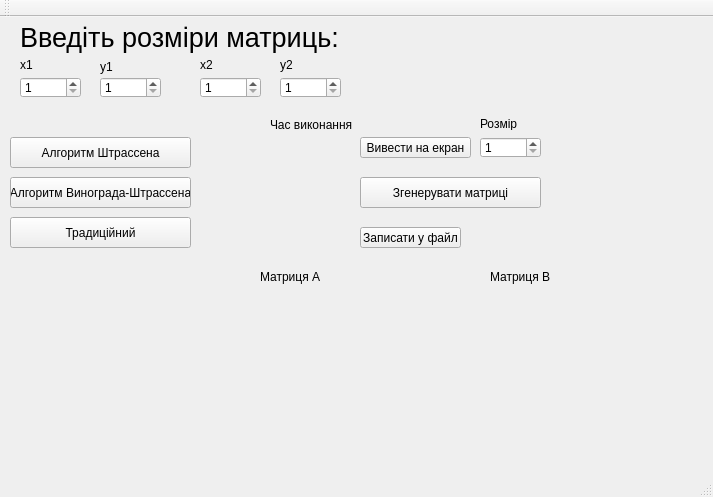
<?xml version="1.0" encoding="UTF-8"?>
<ui version="4.0">
 <class>MainWindow</class>
 <widget class="QMainWindow" name="MainWindow">
  <property name="geometry">
   <rect>
    <x>0</x>
    <y>0</y>
    <width>713</width>
    <height>497</height>
   </rect>
  </property>
  <property name="windowTitle">
   <string>MainWindow</string>
  </property>
  <property name="autoFillBackground">
   <bool>false</bool>
  </property>
  <widget class="QWidget" name="centralWidget">
   <widget class="QLabel" name="label">
    <property name="geometry">
     <rect>
      <x>20</x>
      <y>0</y>
      <width>331</width>
      <height>41</height>
     </rect>
    </property>
    <property name="font">
     <font>
      <pointsize>20</pointsize>
     </font>
    </property>
    <property name="text">
     <string>Введіть розміри матриць:</string>
    </property>
   </widget>
   <widget class="QLabel" name="label_2">
    <property name="geometry">
     <rect>
      <x>20</x>
      <y>40</y>
      <width>21</width>
      <height>16</height>
     </rect>
    </property>
    <property name="text">
     <string>x1</string>
    </property>
   </widget>
   <widget class="QLabel" name="label_3">
    <property name="geometry">
     <rect>
      <x>100</x>
      <y>40</y>
      <width>21</width>
      <height>20</height>
     </rect>
    </property>
    <property name="text">
     <string>y1</string>
    </property>
   </widget>
   <widget class="QLabel" name="label_4">
    <property name="geometry">
     <rect>
      <x>200</x>
      <y>40</y>
      <width>21</width>
      <height>16</height>
     </rect>
    </property>
    <property name="text">
     <string>x2</string>
    </property>
   </widget>
   <widget class="QLabel" name="label_5">
    <property name="geometry">
     <rect>
      <x>280</x>
      <y>40</y>
      <width>21</width>
      <height>16</height>
     </rect>
    </property>
    <property name="text">
     <string>y2</string>
    </property>
   </widget>
   <widget class="QPushButton" name="Vinogr_Shtrass_Meth">
    <property name="geometry">
     <rect>
      <x>10</x>
      <y>160</y>
      <width>181</width>
      <height>31</height>
     </rect>
    </property>
    <property name="text">
     <string>Алгоритм Винограда-Штрассена</string>
    </property>
   </widget>
   <widget class="QPushButton" name="Shtrass_Meth">
    <property name="geometry">
     <rect>
      <x>10</x>
      <y>120</y>
      <width>181</width>
      <height>31</height>
     </rect>
    </property>
    <property name="text">
     <string>Алгоритм Штрассена</string>
    </property>
   </widget>
   <widget class="QPushButton" name="Tradicional_Meth">
    <property name="geometry">
     <rect>
      <x>10</x>
      <y>200</y>
      <width>181</width>
      <height>31</height>
     </rect>
    </property>
    <property name="text">
     <string>Традиційний</string>
    </property>
   </widget>
   <widget class="QPushButton" name="Generate">
    <property name="geometry">
     <rect>
      <x>360</x>
      <y>160</y>
      <width>181</width>
      <height>31</height>
     </rect>
    </property>
    <property name="text">
     <string>Згенерувати матриці</string>
    </property>
   </widget>
   <widget class="QLabel" name="isGenerated">
    <property name="geometry">
     <rect>
      <x>550</x>
      <y>170</y>
      <width>47</width>
      <height>13</height>
     </rect>
    </property>
    <property name="text">
     <string/>
    </property>
   </widget>
   <widget class="QLabel" name="isShtr">
    <property name="geometry">
     <rect>
      <x>200</x>
      <y>130</y>
      <width>47</width>
      <height>13</height>
     </rect>
    </property>
    <property name="text">
     <string/>
    </property>
   </widget>
   <widget class="QLabel" name="isVinShtras">
    <property name="geometry">
     <rect>
      <x>200</x>
      <y>170</y>
      <width>47</width>
      <height>13</height>
     </rect>
    </property>
    <property name="text">
     <string/>
    </property>
   </widget>
   <widget class="QLabel" name="isTradicional">
    <property name="geometry">
     <rect>
      <x>200</x>
      <y>210</y>
      <width>47</width>
      <height>13</height>
     </rect>
    </property>
    <property name="text">
     <string/>
    </property>
   </widget>
   <widget class="QPushButton" name="outputBtn">
    <property name="geometry">
     <rect>
      <x>360</x>
      <y>120</y>
      <width>111</width>
      <height>21</height>
     </rect>
    </property>
    <property name="text">
     <string>Вивести на екран</string>
    </property>
   </widget>
   <widget class="QLabel" name="label_6">
    <property name="geometry">
     <rect>
      <x>480</x>
      <y>100</y>
      <width>47</width>
      <height>13</height>
     </rect>
    </property>
    <property name="text">
     <string>Розмір</string>
    </property>
   </widget>
   <widget class="QLabel" name="MethodType">
    <property name="geometry">
     <rect>
      <x>10</x>
      <y>250</y>
      <width>181</width>
      <height>16</height>
     </rect>
    </property>
    <property name="text">
     <string/>
    </property>
   </widget>
   <widget class="QLabel" name="outputMatrix">
    <property name="geometry">
     <rect>
      <x>10</x>
      <y>280</y>
      <width>221</width>
      <height>151</height>
     </rect>
    </property>
    <property name="text">
     <string/>
    </property>
   </widget>
   <widget class="QLabel" name="label_7">
    <property name="geometry">
     <rect>
      <x>260</x>
      <y>250</y>
      <width>141</width>
      <height>20</height>
     </rect>
    </property>
    <property name="text">
     <string>Матриця А</string>
    </property>
   </widget>
   <widget class="QLabel" name="label_8">
    <property name="geometry">
     <rect>
      <x>490</x>
      <y>250</y>
      <width>141</width>
      <height>20</height>
     </rect>
    </property>
    <property name="text">
     <string>Матриця В</string>
    </property>
   </widget>
   <widget class="QLabel" name="matrixA">
    <property name="geometry">
     <rect>
      <x>260</x>
      <y>280</y>
      <width>211</width>
      <height>151</height>
     </rect>
    </property>
    <property name="text">
     <string/>
    </property>
   </widget>
   <widget class="QLabel" name="matrixB">
    <property name="geometry">
     <rect>
      <x>490</x>
      <y>280</y>
      <width>211</width>
      <height>151</height>
     </rect>
    </property>
    <property name="text">
     <string/>
    </property>
   </widget>
   <widget class="QPushButton" name="writeFileBtn">
    <property name="geometry">
     <rect>
      <x>360</x>
      <y>210</y>
      <width>101</width>
      <height>21</height>
     </rect>
    </property>
    <property name="text">
     <string>Записати у файл</string>
    </property>
   </widget>
   <widget class="QSpinBox" name="x1Size">
    <property name="geometry">
     <rect>
      <x>20</x>
      <y>60</y>
      <width>61</width>
      <height>21</height>
     </rect>
    </property>
    <property name="minimum">
     <number>1</number>
    </property>
    <property name="maximum">
     <number>9999</number>
    </property>
   </widget>
   <widget class="QSpinBox" name="y1Size">
    <property name="geometry">
     <rect>
      <x>100</x>
      <y>60</y>
      <width>61</width>
      <height>21</height>
     </rect>
    </property>
    <property name="minimum">
     <number>1</number>
    </property>
    <property name="maximum">
     <number>9999</number>
    </property>
   </widget>
   <widget class="QSpinBox" name="x2Size">
    <property name="geometry">
     <rect>
      <x>200</x>
      <y>60</y>
      <width>61</width>
      <height>21</height>
     </rect>
    </property>
    <property name="minimum">
     <number>1</number>
    </property>
    <property name="maximum">
     <number>9999</number>
    </property>
   </widget>
   <widget class="QSpinBox" name="y2Size">
    <property name="geometry">
     <rect>
      <x>280</x>
      <y>60</y>
      <width>61</width>
      <height>21</height>
     </rect>
    </property>
    <property name="minimum">
     <number>1</number>
    </property>
    <property name="maximum">
     <number>9999</number>
    </property>
   </widget>
   <widget class="QSpinBox" name="outputSize">
    <property name="geometry">
     <rect>
      <x>480</x>
      <y>120</y>
      <width>61</width>
      <height>21</height>
     </rect>
    </property>
    <property name="minimum">
     <number>1</number>
    </property>
    <property name="maximum">
     <number>15</number>
    </property>
   </widget>
   <widget class="QLabel" name="label_9">
    <property name="geometry">
     <rect>
      <x>270</x>
      <y>100</y>
      <width>91</width>
      <height>16</height>
     </rect>
    </property>
    <property name="text">
     <string>Час виконання</string>
    </property>
   </widget>
   <widget class="QLabel" name="time1">
    <property name="geometry">
     <rect>
      <x>270</x>
      <y>130</y>
      <width>71</width>
      <height>16</height>
     </rect>
    </property>
    <property name="text">
     <string/>
    </property>
   </widget>
   <widget class="QLabel" name="time2">
    <property name="geometry">
     <rect>
      <x>270</x>
      <y>170</y>
      <width>71</width>
      <height>16</height>
     </rect>
    </property>
    <property name="text">
     <string/>
    </property>
   </widget>
   <widget class="QLabel" name="time3">
    <property name="geometry">
     <rect>
      <x>270</x>
      <y>210</y>
      <width>71</width>
      <height>16</height>
     </rect>
    </property>
    <property name="text">
     <string/>
    </property>
   </widget>
  </widget>
  <widget class="QMenuBar" name="menuBar">
   <property name="geometry">
    <rect>
     <x>0</x>
     <y>0</y>
     <width>713</width>
     <height>21</height>
    </rect>
   </property>
  </widget>
  <widget class="QToolBar" name="mainToolBar">
   <attribute name="toolBarArea">
    <enum>TopToolBarArea</enum>
   </attribute>
   <attribute name="toolBarBreak">
    <bool>false</bool>
   </attribute>
  </widget>
  <widget class="QStatusBar" name="statusBar"/>
 </widget>
 <layoutdefault spacing="6" margin="11"/>
 <resources/>
 <connections/>
</ui>
